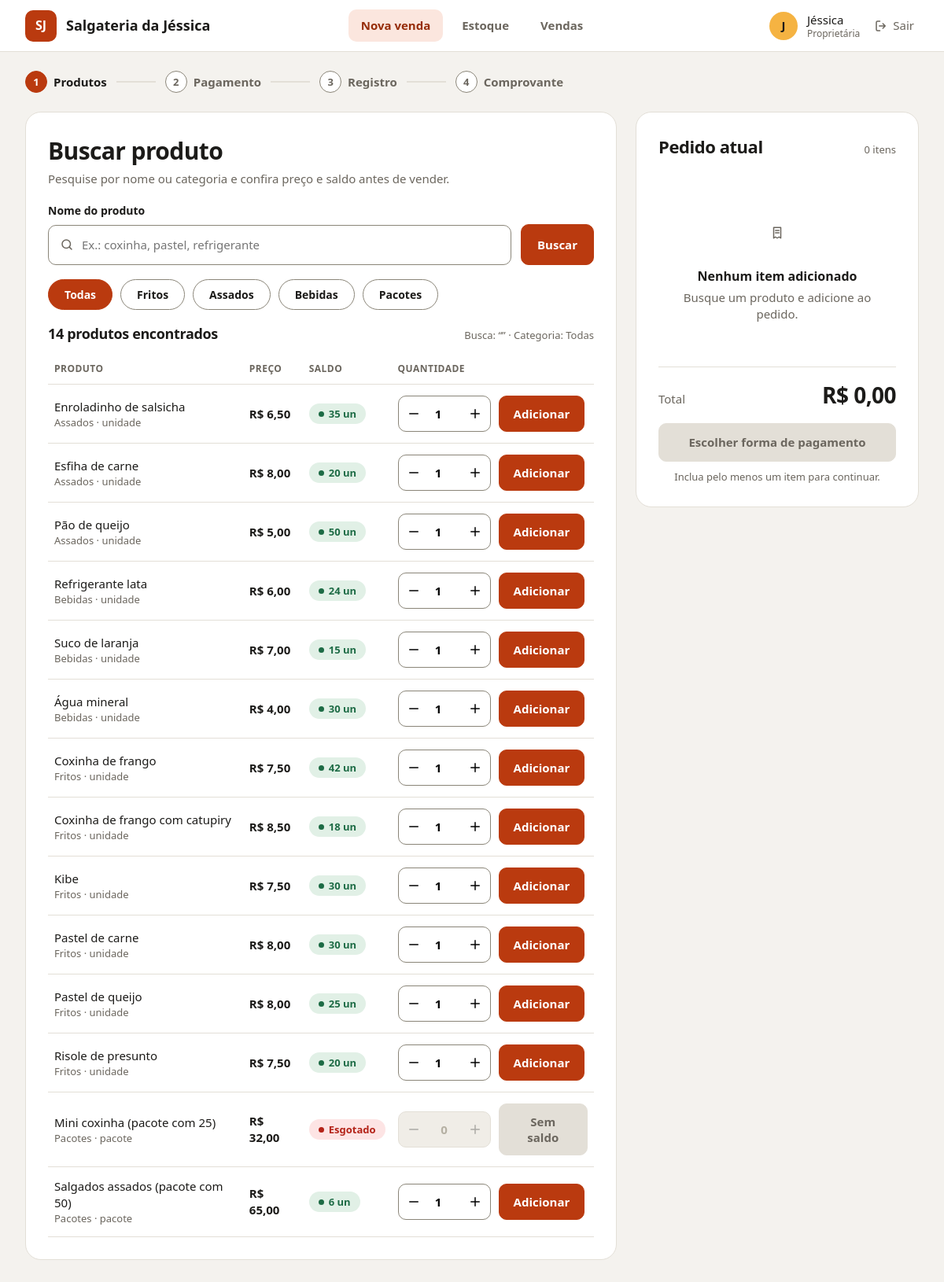
The page /?q=&cat=todas (signed in) on the database its author committed.
### loja/models.py (models this page shows, shortened)
class Produto(models.Model):
    nome = models.CharField(max_length=80)
    categoria = models.CharField(max_length=20, choices=CATEGORIAS)
    unidade = models.CharField(max_length=20, default="unidade")
    preco_centavos = models.PositiveIntegerField()
    saldo = models.PositiveIntegerField(default=0)
    ativo = models.BooleanField(default=True)
    class Meta:
        ordering = ["categoria", "nome"]

### loja/views.py (the view)
# urls.py: path("", views.pedido, name="pedido"),
@login_required
def pedido(request):
    q = request.GET.get("q", "").strip()
    cat = request.GET.get("cat", "")
    buscou = bool(q or cat)
    produtos = []
    if buscou:
        qs = Produto.objects.filter(ativo=True)
        if cat and cat != "todas":
            qs = qs.filter(categoria=cat)
        termo = _sem_acento(q)
        produtos = [p for p in qs if termo in _sem_acento(p.nome)]
        carrinho = _carrinho(request)
        for p in produtos:
            p.no_pedido = carrinho.get(str(p.id), 0)
    linhas, total, unidades = _linhas(request)
    return render(request, "loja/pedido.html", {
        "passos": _passos(1), "q": q, "cat": cat or "todas", "buscou": buscou,
        "categorias": [("todas", "Todas")] + CATEGORIAS,
        "cat_nome": dict(CATEGORIAS).get(cat, "Todas"),
        "produtos": produtos, "linhas": linhas, "total": total, "unidades": unidades,
        "ultimo": request.session.get("ultimo"), "voltar": request.get_full_path(),
    })

### loja/templatetags/dinheiro.py (called while the page is built)
def _fmt(centavos):
    inteiro, resto = divmod(int(centavos or 0), 100)
    return f"{inteiro:,}".replace(",", ".") + f",{resto:02d}"

@register.filter
def reais(centavos):
    return "R$ " + _fmt(centavos)

### loja/views.py (called while the page is built, shortened)
def _passos(atual):
    return [
        {"n": i + 1, "nome": nome,
         "estado": "done" if i + 1 < atual else "atual" if i + 1 == atual else "futuro"}
        for i, nome in enumerate(PASSOS)
    ]

def _sem_acento(texto):
    base = unicodedata.normalize("NFD", texto)
    return "".join(c for c in base if unicodedata.category(c) != "Mn").lower()

def _carrinho(request):
    return request.session.setdefault("carrinho", {})

def _linhas(request):
    carrinho = _carrinho(request)
    produtos = Produto.objects.in_bulk([int(i) for i in carrinho])
    linhas, total, unidades = [], 0, 0
    return linhas, total, unidades

### loja/templates/loja/pedido.html (shortened to what this page needs)
{% extends "loja/base.html" %}
{% load dinheiro %}
{% block conteudo %}
<div class="grade">
  <section class="cartao">
    <h1>Buscar produto</h1>
    <p class="sub">Pesquise por nome ou categoria e confira preço e saldo antes de vender.</p>
    <form method="get" class="busca">
      <div style="flex:1">
        <label class="campo" for="q">Nome do produto</label>
        <div class="entrada"><svg class="i"><use href="#i-search"/></svg>
          <input id="q" name="q" value="{{ q }}" placeholder="Ex.: coxinha, pastel, refrigerante"></div>
      </div>
      <button class="botao" style="align-self:flex-end;height:52px">Buscar</button>
    </form>
    <div class="chips">
      {% for chave, nome in categorias %}
        <a class="chip {% if chave == cat %}sel{% endif %}" href="?q={{ q|urlencode }}&cat={{ chave }}">{{ nome }}</a>
      {% endfor %}
    </div>
    {% if not buscou %}
      <div class="vazio">
        <div class="icone"><svg class="i"><use href="#i-box"/></svg></div>
        <strong>Nenhuma busca ainda</strong>
        <p>Digite o nome de um produto ou escolha uma categoria para ver preço e saldo disponíveis.</p>
      </div>
    {% else %}
      <div class="cab"><h2 style="font-size:18px">{{ produtos|length }} produto{{ produtos|length|pluralize }} encontrado{{ produtos|length|pluralize }}</h2>
        <span>Busca: “{{ q }}” · Categoria: {{ cat_nome }}</span></div>
      {% if produtos %}
      <table>
        <tr><th>Produto</th><th>Preço</th><th>Saldo</th><th>Quantidade</th><th></th></tr>
        {% for p in produtos %}
        <tr>
          <td>{{ p.nome }}
            <small>{{ p.get_categoria_display }} · {{ p.unidade }}
              {% if p.no_pedido %}<span class="selo no">No pedido: {{ p.no_pedido }}</span>{% endif %}</small></td>
          <td><b>{{ p.preco_centavos|reais }}</b></td>
          <td>{% if p.saldo > 0 %}<span class="selo">{{ p.saldo }} un</span>{% else %}<span class="selo zero">Esgotado</span>{% endif %}</td>
          <td colspan="2">
            <form method="post" action="{% url 'adicionar' p.id %}" class="acao" style="justify-content:flex-start">
              {% if p.saldo > 0 %}
              <div class="qtd" data-qtd>
                <button type="button" data-d="-1" aria-label="Diminuir"><svg class="i"><use href="#i-minus"/></svg></button>
                <input name="qtd" type="number" value="1" min="1" max="{{ p.saldo }}">
                <button type="button" data-d="1" aria-label="Aumentar"><svg class="i"><use href="#i-plus"/></svg></button>
              </div>
              <button class="botao">Adicionar</button>
              {% else %}
              <div class="qtd off"><button type="button" disabled><svg class="i"><use href="#i-minus"/></svg></button><span>0</span><button type="button" disabled><svg class="i"><use href="#i-plus"/></svg></button></div>
              <button class="botao off" disabled>Sem saldo</button>
              {% endif %}
            </form>
          </td>
        </tr>
        {% endfor %}
      </table>
      {% else %}
        <div class="vazio"><strong>Nenhum produto encontrado</strong><p>Tente outro nome ou outra categoria.</p></div>
      {% endif %}
    {% endif %}
  </section>
  <aside class="cartao painel">
    <div class="cab"><h2>Pedido atual</h2>
      <span>{{ linhas|length }} ite{{ linhas|length|pluralize:"m,ns" }}{% if linhas %} · {{ unidades }} unidade{{ unidades|pluralize }}{% endif %}</span></div>
    {% for l in linhas %}
    <div class="item-ped {% if l.produto.id == ultimo %}destaque{% endif %}">
      <div class="topo2"><span>{{ l.produto.nome }}</span><span>{{ l.subtotal|reais }}</span></div>
      <div class="muda peq">{{ l.qtd }} × {{ l.preco|reais }}</div>
      <div class="base">
        <form method="post" action="{% url 'alterar' l.produto.id %}" class="qtd peq">{% csrf_token %}
          <input type="hidden" name="voltar" value="{{ voltar }}">
          <button name="delta" value="-1" aria-label="Diminuir"><svg class="i"><use href="#i-minus"/></svg></button>
          <span>{{ l.qtd }}</span>
          <button name="delta" value="1" aria-label="Aumentar"><svg class="i"><use href="#i-plus"/></svg></button>
        </form>
        <form method="post" action="{% url 'remover' l.produto.id %}">{% csrf_token %}
          <input type="hidden" name="voltar" value="{{ voltar }}">
          <button class="remover"><svg class="i"><use href="#i-trash"/></svg> Remover</button>
        </form>
      </div>
    </div>
    {% empty %}
    <div class="vazio"><div class="icone" style="background:none"><svg class="i"><use href="#i-receipt"/></svg></div>
      <strong>Nenhum item adicionado</strong><p>Busque um produto e adicione ao pedido.</p></div>
    {% endfor %}
    <div class="total"><span class="muda">Total</span><strong>{{ total|reais }}</strong></div>
    {% if linhas %}
      <a class="botao" href="{% url 'pagamento' %}">Escolher forma de pagamento <svg class="i"><use href="#i-arrow-r"/></svg></a>
    {% else %}
      <span class="botao off">Escolher forma de pagamento</span>
      <p class="nota">Inclua pelo menos um item para continuar.</p>
    {% endif %}
  </aside>
</div>
{% endblock %}

### loja/templates/loja/base.html (shortened to what this page needs)
{% load static %}<!doctype html>
<html lang="pt-br">
<head>
  <link rel="stylesheet" href="{% static 'loja/style.css' %}">
</head>
<body>
{% block corpo %}
<header class="topo">
  <a class="marca" href="{% url 'pedido' %}"><span class="logo">SJ</span> Salgateria da Jéssica</a>
  {% with n=request.resolver_match.url_name %}
  <nav class="nav">
    <a href="{% url 'pedido' %}" class="{% if n == 'pedido' or n == 'pagamento' or n == 'registro' or n == 'comprovante' %}ativo{% endif %}">Nova venda</a>
    <a href="{% url 'estoque' %}" class="{% if n == 'estoque' %}ativo{% endif %}">Estoque</a>
    <a href="{% url 'vendas' %}" class="{% if n == 'vendas' %}ativo{% endif %}">Vendas</a>
  </nav>
  {% endwith %}
  <div class="usuario">
    <span class="avatar">{{ user.first_name|default:user.username|slice:":1"|upper }}</span>
    <span>{{ user.first_name|default:user.username }}<small>{% if user.is_superuser %}Proprietária{% else %}Atendente{% endif %}</small></span>
    <form method="post" action="{% url 'sair' %}">{% csrf_token %}
      <button class="sair"><svg class="i"><use href="#i-logout"/></svg> Sair</button>
    </form>
  </div>
</header>
<div class="pagina">
  {% if passos %}{% include "loja/_passos.html" %}{% endif %}
  {% block conteudo %}{% endblock %}
</div>
{% endblock %}
</body>
</html>

### rows shown on the page
Produto: nome "Enroladinho de salsicha", categoria "Assados", unidade "unidade", preco_centavos|reais "R$ 6,50", saldo "35"
Produto: nome "Esfiha de carne", categoria "Assados", unidade "unidade", preco_centavos|reais "R$ 8,00", saldo "20"
Produto: nome "Pão de queijo", categoria "Assados", unidade "unidade", preco_centavos|reais "R$ 5,00", saldo "50"
Produto: nome "Refrigerante lata", categoria "Bebidas", unidade "unidade", preco_centavos|reais "R$ 6,00", saldo "24"
Produto: nome "Suco de laranja", categoria "Bebidas", unidade "unidade", preco_centavos|reais "R$ 7,00", saldo "15"
Produto: nome "Água mineral", categoria "Bebidas", unidade "unidade", preco_centavos|reais "R$ 4,00", saldo "30"
Produto: nome "Coxinha de frango", categoria "Fritos", unidade "unidade", preco_centavos|reais "R$ 7,50", saldo "42"
Produto: nome "Coxinha de frango com catupiry", categoria "Fritos", unidade "unidade", preco_centavos|reais "R$ 8,50", saldo "18"
Produto: nome "Kibe", categoria "Fritos", unidade "unidade", preco_centavos|reais "R$ 7,50", saldo "30"
Produto: nome "Pastel de carne", categoria "Fritos", unidade "unidade", preco_centavos|reais "R$ 8,00", saldo "30"
Produto: nome "Pastel de queijo", categoria "Fritos", unidade "unidade", preco_centavos|reais "R$ 8,00", saldo "25"
Produto: nome "Risole de presunto", categoria "Fritos", unidade "unidade", preco_centavos|reais "R$ 7,50", saldo "20"
Produto: nome "Mini coxinha (pacote com 25)", categoria "Pacotes", unidade "pacote", preco_centavos|reais "R$ 32,00", saldo "Esgotado"
Produto: nome "Salgados assados (pacote com 50)", categoria "Pacotes", unidade "pacote", preco_centavos|reais "R$ 65,00", saldo "6"

### other values the page prints
{{ user.first_name|default:user.username|slice:":1"|upper }} "J"
{{ user.first_name|default:user.username }} "Jéssica"
{{ p.n }} "1" "2" "3" "4"
{{ p.nome }} "Produtos" "Pagamento" "Registro" "Comprovante"
{{ nome }} "Todas" "Fritos" "Assados" "Bebidas" "Pacotes"
{{ produtos|length }} "14"
{{ cat_nome }} "Todas"
{{ linhas|length }} "0"
{{ total|reais }} "R$ 0,00"
